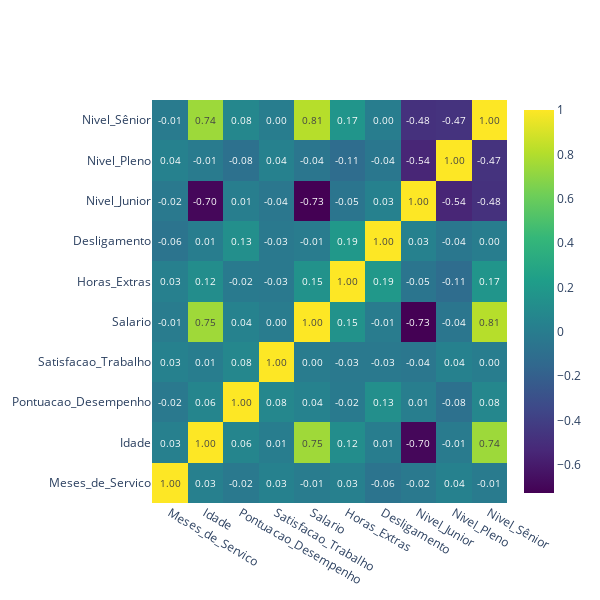

The notebook cell saved with this chart:
### Markdown cell above
### Correlação Linear

### Code cell
# Correlação Linear
corr = df_tratado.corr()

# Mapa de calor das correlações lineares
fig = go.Figure()
fig.add_trace(
    go.Heatmap(
        x = corr.columns,
        y = corr.index,
        z = np.array(corr),
        text=corr.values,
        texttemplate='%{text:.2f}',
        colorscale='viridis'))
fig.update_layout(
    height = 600,
    width = 600)
fig.show()
